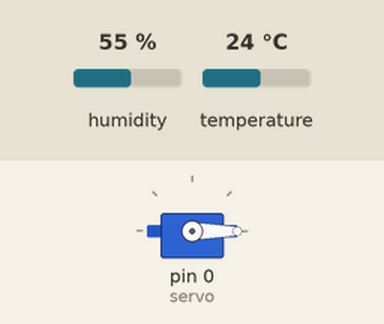
Recording of a sketch running on a simulated Arduino Uno, built with avr-gcc and run on an emulated ATmega328P. Shown: servo. The inputs (shaded band) are chosen by the test bench; at power-on: humidity 55 %, temperature 24 °C.

Above: at 0.05 s.
Timing chart, 0 to 79.3 s (numbered marks = the images above):
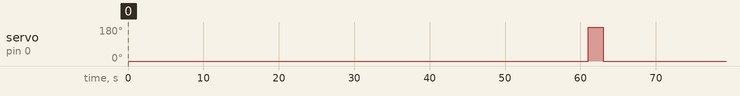

Measured:
- by itself, servo on pin 0 (servo): alternates 180° for 2.0 s and 0° for 59.0 s

The sketch:

sketch_nov24b.ino
```cpp
#include <Servo.h>
#include <DHT.h>

int value = 0;
int dhtpin = 6;
int pre = 0;
int tmp = 0;
unsigned long t;

Servo servo;
DHT dht(dhtpin, 11);

void setup() {
  // put your setup code here, to run once:
  dht.begin();
  servo.attach(0);
  servo.write(value);
}

void loop() {
  // put your main code here, to run repeatedly:
  t = millis();
  t = t/1000;
  int h = dht.readHumidity();
  int temp = dht.readTemperature();

  if ((t-pre)> 60) {
    value = 180;
    servo.write(value);
    delay(2000);
    pre = t;
  }

  if(h>60){
    if ((t-tmp)>10) {
      value = 180;
      servo.write(value);
      delay(5000);
      tmp = t;
    }
  }
  value = 0;
  servo.write(value);
}
```
